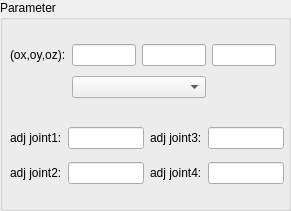
    <widget class="QGroupBox" name="groupBox">
     <property name="geometry">
      <rect>
       <x>20</x>
       <y>20</y>
       <width>291</width>
       <height>211</height>
      </rect>
     </property>
     <property name="title">
      <string>Parameter</string>
     </property>
     <widget class="QWidget" name="layoutWidget">
      <property name="geometry">
       <rect>
        <x>10</x>
        <y>40</y>
        <width>266</width>
        <height>62</height>
       </rect>
      </property>
      <layout class="QGridLayout" name="gridLayout_8">
       <item row="0" column="2">
        <widget class="QLineEdit" name="lineEdit_oy"/>
       </item>
       <item row="0" column="3">
        <widget class="QLineEdit" name="lineEdit_oz"/>
       </item>
       <item row="0" column="0">
        <widget class="QLabel" name="label_22">
         <property name="text">
          <string>(ox,oy,oz):</string>
         </property>
        </widget>
       </item>
       <item row="0" column="1">
        <widget class="QLineEdit" name="lineEdit_ox"/>
       </item>
       <item row="1" column="1" colspan="2">
        <widget class="QComboBox" name="comboBox_ScrewVector"/>
       </item>
      </layout>
     </widget>
     <widget class="QWidget" name="layoutWidget">
      <property name="geometry">
       <rect>
        <x>10</x>
        <y>120</y>
        <width>274</width>
        <height>71</height>
       </rect>
      </property>
      <layout class="QGridLayout" name="gridLayout_4">
       <item row="0" column="0">
        <widget class="QLabel" name="label">
         <property name="text">
          <string>adj joint1:</string>
         </property>
        </widget>
       </item>
       <item row="0" column="1">
        <widget class="QLineEdit" name="lineEdit_adj_joint1"/>
       </item>
       <item row="1" column="0">
        <widget class="QLabel" name="label_6">
         <property name="text">
          <string>adj joint2:</string>
         </property>
        </widget>
       </item>
       <item row="1" column="1">
        <widget class="QLineEdit" name="lineEdit_adj_joint2"/>
       </item>
       <item row="1" column="2">
        <widget class="QLabel" name="label_8">
         <property name="text">
          <string>adj joint4:</string>
         </property>
        </widget>
       </item>
       <item row="0" column="2">
        <widget class="QLabel" name="label_7">
         <property name="text">
          <string>adj joint3:</string>
         </property>
        </widget>
       </item>
       <item row="1" column="3">
        <widget class="QLineEdit" name="lineEdit_adj_joint4"/>
       </item>
       <item row="0" column="3">
        <widget class="QLineEdit" name="lineEdit_adj_joint3"/>
       </item>
      </layout>
     </widget>
    </widget>
